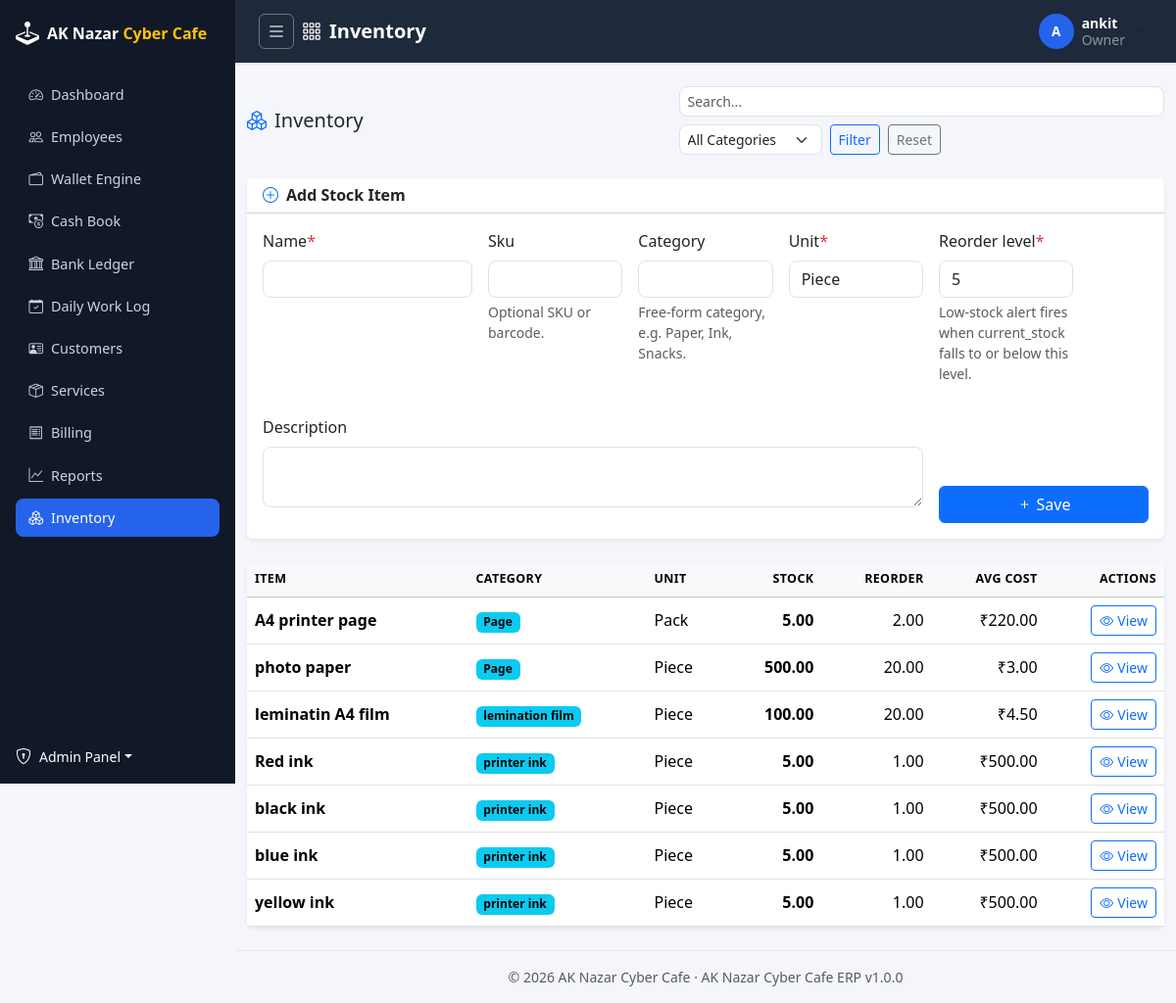
The page /inventory/ (signed in) on the database its author committed.
### apps/accounts/models/user.py (models this page shows, shortened)
class User(BaseModel, AbstractBaseUser, PermissionsMixin):
    username = models.CharField(max_length=150, unique=True, db_index=True)
    email = models.EmailField(unique=True, null=True, blank=True, db_index=True)
    phone = models.CharField(max_length=15, unique=True, null=True, blank=True)
    first_name = models.CharField(max_length=100, blank=True)
    last_name = models.CharField(max_length=100, blank=True)
    is_staff = models.BooleanField(default=False)
    date_joined = models.DateTimeField(auto_now_add=True)
    objects = UserManager()
    USERNAME_FIELD = "username"
    REQUIRED_FIELDS = []
    class Meta:
        ordering = ["-date_joined"]
        verbose_name = "User"
        verbose_name_plural = "Users"
    def get_full_name(self):
        full_name = " ".join(part for part in (self.first_name, self.last_name) if part).strip()
        return full_name or self.username
    def get_short_name(self):
        return self.first_name or self.username

### apps/employees/models/employee.py (models this page shows, shortened)
class Employee(BaseModel):
    user = models.OneToOneField(
        settings.AUTH_USER_MODEL,
        on_delete=models.CASCADE,
        related_name="employee",
        help_text="Login account this employee profile belongs to.",
    )
    employee_code = models.CharField(max_length=20, unique=True, editable=False, db_index=True)
    full_name = models.CharField(max_length=150)
    role = models.CharField(max_length=30, choices=Role.choices, default=Role.STAFF, db_index=True)
    status = models.CharField(
        max_length=30,
        choices=EmploymentStatus.choices,
        default=EmploymentStatus.ACTIVE,
        db_index=True,
    )
    gender = models.CharField(max_length=10, choices=Gender.choices, blank=True)
    date_of_birth = models.DateField(null=True, blank=True)
    date_of_joining = models.DateField(null=True, blank=True)
    personal_phone = models.CharField(max_length=15, blank=True)
    personal_email = models.EmailField(blank=True)
    emergency_contact_name = models.CharField(max_length=150, blank=True)
    emergency_contact_phone = models.CharField(max_length=15, blank=True)
    address_line = models.CharField(max_length=255, blank=True)
    city = models.CharField(max_length=100, blank=True)
    state = models.CharField(max_length=100, blank=True)
    pincode = models.CharField(max_length=10, blank=True)
    id_proof_type = models.CharField(max_length=20, choices=IdProofType.choices, blank=True)
    id_proof_number = models.CharField(max_length=50, blank=True)
    photo = models.ImageField(upload_to="employees/photos/", blank=True, null=True)
    notes = models.TextField(blank=True)
    hourly_rate = money_field(default=0, blank=True)
    can_create_bills = models.BooleanField(
        default=False,
        db_index=True,
        help_text="Grant counter billing & invoice creation access regardless of base role.",
    )
    class Meta:
        ordering = ["-created_at"]
        verbose_name = "Employee"
        verbose_name_plural = "Employees"
        indexes = [
            models.Index(fields=["role", "status"]),
        ]

### apps/inventory/models/inventory.py (models this page shows, shortened)
class StockItem(BaseModel):
    name = models.CharField(max_length=150, unique=True, db_index=True)
    sku = models.CharField(
        max_length=50,
        unique=True,
        blank=True,
        null=True,
        help_text="Optional SKU or barcode.",
    )
    category = models.CharField(
        max_length=50,
        blank=True,
        db_index=True,
        help_text="Free-form category, e.g. Paper, Ink, Snacks.",
    )
    unit = models.CharField(
        max_length=20,
        choices=UnitType.choices,
        default=UnitType.PIECE,
    )
    current_stock = models.DecimalField(
        max_digits=12,
        decimal_places=2,
        default=0,
        help_text="Current quantity in stock. Updated on every movement.",
    )
    reorder_level = models.DecimalField(
        max_digits=12,
        decimal_places=2,
        default=5,
        help_text="Low-stock alert fires when current_stock falls to or below this level.",
    )
    unit_cost = money_field(
        default=0,
        help_text="Weighted average cost per unit. Recalculated on every purchase.",
    )
    description = models.TextField(blank=True)
    class Meta:
        ordering = ["category", "name"]
        verbose_name = "Stock Item"
        verbose_name_plural = "Stock Items"
        indexes = [
            models.Index(fields=["category", "name"]),
            models.Index(fields=["current_stock", "reorder_level"]),
        ]
    @property
    def is_low_stock(self) -> bool:
        return self.current_stock <= self.reorder_level

### apps/inventory/views/inventory.py (the view, shortened to what this page needs)
# urls.py: path("", views.StockItemListView.as_view(), name="list"),
class StockItemListView(LoginRequiredMixin, PermissionRequiredMixin, ListView):
    permission_required = "inventory.view_stockitem"
    template_name = "inventory/item_list.html"
    context_object_name = "items"
    paginate_by = 20
    def get_queryset(self):
        return InventorySelector.list_items(filters={
            "q": self.request.GET.get("q", ""),
            "category": self.request.GET.get("category", ""),
        })
    def get_context_data(self, **kwargs):
        context = super().get_context_data(**kwargs)
        context["page_title"] = "Inventory"
        context["q"] = self.request.GET.get("q", "")
        context["selected_category"] = self.request.GET.get("category", "")
        context["categories"] = InventorySelector.categories()
        context["low_stock_count"] = InventorySelector.count_low_stock()
        if context["low_stock_count"]:
            low_items = list(InventorySelector.low_stock_items())
            context["whatsapp_url"] = NotificationService.get_low_stock_whatsapp_url(low_items)
        if self.request.user.has_perm("inventory.add_stockitem"):
            context["item_form"] = StockItemForm()
        return context

### apps/inventory/forms/inventory_forms.py (shortened to what this page needs)
class StockItemForm(forms.ModelForm):
    class Meta:
        model = StockItem
        fields = [
            "name",
            "sku",
            "category",
            "unit",
            "reorder_level",
            "description",
        ]
        widgets = {
            "reorder_level": forms.NumberInput(attrs={"step": "0.01", "min": "0"}),
            "description": forms.Textarea(attrs={"rows": 2}),
        }

### apps/common/context_processors.py (called while the page is built)
def erp_context(request):
    return {
        "ERP_APP_NAME": settings.ERP_APP_NAME,
        "ERP_APP_VERSION": settings.ERP_APP_VERSION,
        "ERP_COMPANY_NAME": settings.ERP_COMPANY_NAME,
        "ERP_COMPANY_ADDRESS": settings.ERP_COMPANY_ADDRESS,
    }

### apps/common/managers.py (called while the page is built)
    def get_queryset(self):
        return super().get_queryset().filter(deleted_at__isnull=True)

### apps/common/templatetags/erp_tags.py (called while the page is built)
@register.filter(name="inr")
def inr(value, decimal_places: int = 2) -> str:
    if value in (None, ""):
        return "\u20b90.00"
    try:
        amount = Decimal(str(value))
    except Exception:
        return str(value)
    amount = amount.quantize(Decimal("1." + "0" * decimal_places), rounding=ROUND_HALF_UP)
    formatted = number_format(amount, decimal_pos=decimal_places, use_l10n=True)
    return f"\u20b9{formatted}"

@register.filter(name="add_class")
def add_class(field, css_class: str):
    return field.as_widget(attrs={"class": css_class})

### apps/inventory/selectors/inventory_selector.py (called while the page is built)
    @staticmethod
    def list_items(filters: dict | None = None):
        filters = filters or {}
        queryset = StockItem.objects.order_by("category", "name")
        q = str(filters.get("q", "")).strip()
        if q:
            queryset = queryset.filter(
                Q(name__icontains=q) | Q(sku__icontains=q) | Q(category__icontains=q)
            )
        category = str(filters.get("category", "")).strip()
        if category:
            queryset = queryset.filter(category__iexact=category)
        return queryset

    @staticmethod
    def count_low_stock() -> int:
        return StockItem.objects.filter(
            current_stock__lte=F("reorder_level"),
        ).count()

    @staticmethod
    def categories() -> list[str]:
        return list(
            StockItem.objects.exclude(category="")
            .values_list("category", flat=True)
            .distinct()
            .order_by("category")
        )

### templates/inventory/item_list.html (shortened to what this page needs)
{% extends "base.html" %}
{% load erp_tags %}
{% block content %}
<div class="d-flex flex-wrap align-items-center justify-content-between gap-2 mb-4">
    <h5 class="mb-0"><i class="bi bi-boxes me-2 text-primary"></i>Inventory</h5>
    <div class="d-flex flex-wrap gap-2 align-items-center">
        <form method="get" class="d-flex flex-wrap gap-2 align-items-center">
            <input type="text" name="q" class="form-control form-control-sm" placeholder="Search..."
                   value="{{ q }}">
            <select name="category" class="form-select form-select-sm" style="width: auto;">
                <option value="">All Categories</option>
            </select>
            <button class="btn btn-sm btn-outline-primary">Filter</button>
            <a href="{% url 'inventory:list' %}" class="btn btn-sm btn-outline-secondary">Reset</a>
        </form>
    </div>
</div>
{% if item_form %}
    <div class="card shadow-sm border-0 mb-4">
        <div class="card-header bg-white">
            <h6 class="mb-0 fw-semibold"><i class="bi bi-plus-circle me-2 text-primary"></i>Add Stock Item</h6>
        </div>
        <div class="card-body">
            <form method="post" class="row g-3">
                <div class="col-md-3">{% include "includes/field.html" with field=item_form.name %}</div>
                <div class="col-md-2">{% include "includes/field.html" with field=item_form.sku %}</div>
                <div class="col-md-2">{% include "includes/field.html" with field=item_form.category %}</div>
                <div class="col-md-2">{% include "includes/field.html" with field=item_form.unit %}</div>
                <div class="col-md-2">{% include "includes/field.html" with field=item_form.reorder_level %}</div>
                <div class="col-md-9">{% include "includes/field.html" with field=item_form.description %}</div>
                <div class="col-md-3 d-flex align-items-end">
                    <button type="submit" class="btn btn-primary w-100"><i class="bi bi-plus me-1"></i>Save</button>
                </div>
            </form>
        </div>
    </div>
{% endif %}
<div class="card shadow-sm border-0">
    <div class="table-responsive">
        <table class="table table-hover align-middle mb-0">
            <thead class="table-light">
                <tr>
                    <th scope="col">Item</th>
                    <th scope="col">Category</th>
                    <th scope="col">Unit</th>
                    <th scope="col" class="text-end">Stock</th>
                    <th scope="col" class="text-end">Reorder</th>
                    <th scope="col" class="text-end">Avg Cost</th>
                    <th scope="col" class="text-end">Actions</th>
                </tr>
            </thead>
            <tbody>
                {% for item in items %}
                    <tr>
                        <td class="fw-semibold">
                            {{ item.name }}
                        </td>
                        <td>
                            {% if item.category %}
                                <span class="badge text-bg-info">{{ item.category }}</span>
                            {% else %}
                                <span class="text-muted">—</span>
                            {% endif %}
                        </td>
                        <td>{{ item.get_unit_display }}</td>
                        <td class="text-end fw-semibold {% if item.is_low_stock %}text-danger{% endif %}">
                            {{ item.current_stock }}
                        </td>
                        <td class="text-end">{{ item.reorder_level }}</td>
                        <td class="text-end">{{ item.unit_cost|inr }}</td>
                        <td class="text-end">
                            <a href="{% url 'inventory:detail' item.pk %}" class="btn btn-sm btn-outline-primary">
                                <i class="bi bi-eye me-1"></i>View
                            </a>
                        </td>
                    </tr>
                {% endfor %}
            </tbody>
        </table>
    </div>
</div>
{% endblock %}

### templates/includes/topbar.html (shortened to what this page needs)
<nav class="app-topbar d-flex align-items-center justify-content-between px-3 px-md-4">
    <div class="d-flex align-items-center gap-2">
        <button class="btn btn-sm btn-outline-light d-flex align-items-center justify-content-center p-2 rounded-2 border-secondary" type="button" id="sidebarToggle" title="Toggle Dashboard Sidebar (Expand/Collapse)" style="width: 36px; height: 36px;">
            <i class="bi bi-list fs-5"></i>
        </button>
        <h5 class="mb-0 text-white fw-semibold d-flex align-items-center">
            <i class="bi bi-grid-3x3-gap me-2"></i>{{ page_title|default:"Dashboard" }}
        </h5>
    </div>
    <div class="d-flex align-items-center gap-3">
        <div class="dropdown">
            <button class="btn btn-user dropdown-toggle d-flex align-items-center gap-2" type="button" data-bs-toggle="dropdown">
                <span class="user-avatar d-inline-flex align-items-center justify-content-center">
                    {{ request.user.get_short_name|slice:":1"|upper }}
                </span>
                <span class="d-none d-md-inline text-start lh-sm">
                    <span class="d-block small fw-semibold text-white">{{ request.user.get_full_name }}</span>
                    <span class="d-block small text-white-50">
                        {% if request.user.employee %}{{ request.user.employee.get_role_display }}{% else %}Administrator{% endif %}
                    </span>
                </span>
            </button>
        </div>
    </div>
</nav>

### templates/includes/field.html (shortened to what this page needs)
{% load erp_tags %}
<div class="mb-3">
    <label for="{{ field.id_for_label }}" class="form-label">
        {{ field.label }}{% if field.field.required %}<span class="text-danger">*</span>{% endif %}
    </label>
    {{ field|add_class:"form-control" }}
    {% if field.help_text %}<div class="form-text">{{ field.help_text }}</div>{% endif %}
</div>

### static/css/site.css (style rules this page uses)
:root { --erp-sidebar-bg: #111827; --erp-sidebar-hover: #1f2937; --erp-sidebar-active: #2563eb; --erp-topbar-bg: #1e293b; --erp-accent: #2563eb; --erp-accent-warm: #f59e0b; --erp-content-bg: #f4f6fb; }
body { background: var(--erp-content-bg); font-family: "Segoe UI", system-ui, -apple-system, Roboto, "Helvetica Neue", sans-serif; }
.app-topbar { background: var(--erp-topbar-bg); min-height: 64px; box-shadow: 0 1px 3px rgba(0, 0, 0, 0.1); }
.btn-user { background: transparent; border: none; padding: 0.25rem 0.5rem; }
.user-avatar, .user-avatar-sm, .user-avatar-lg { display: inline-flex; align-items: center; justify-content: center; background: var(--erp-accent); color: #fff; font-weight: 700; border-radius: 50%; flex-shrink: 0; }
.user-avatar { width: 36px; height: 36px; font-size: 0.85rem; }
.form-control, .form-select { border-radius: 0.5rem; }
.table thead th { font-size: 0.78rem; text-transform: uppercase; letter-spacing: 0.03em; }

### rows shown on the page
User: user.get_short_name "A", user.get_full_name "ankit", user.employee.role "Owner"
StockItem: name "A4 printer page", category "Page", unit "Pack", current_stock "5.00", reorder_level "2.00", unit_cost|inr "₹220.00"
StockItem: name "photo paper", category "Page", unit "Piece", current_stock "500.00", reorder_level "20.00", unit_cost|inr "₹3.00"
StockItem: name "leminatin A4 film", category "lemination film", unit "Piece", current_stock "100.00", reorder_level "20.00", unit_cost|inr "₹4.50"
StockItem: name "Red ink", category "printer ink", unit "Piece", current_stock "5.00", reorder_level "1.00", unit_cost|inr "₹500.00"
StockItem: name "black ink", category "printer ink", unit "Piece", current_stock "5.00", reorder_level "1.00", unit_cost|inr "₹500.00"
StockItem: name "blue ink", category "printer ink", unit "Piece", current_stock "5.00", reorder_level "1.00", unit_cost|inr "₹500.00"
StockItem: name "yellow ink", category "printer ink", unit "Piece", current_stock "5.00", reorder_level "1.00", unit_cost|inr "₹500.00"

### other values the page prints
{{ page_title|default:"Dashboard" }} "Inventory"
{{ field.label }} "Name Sku Category Unit Reorder level Description"
{{ field.help_text }} "Optional SKU or barcode. Free-form category, e.g. Paper, Ink, Snacks. Low-stock alert fires when current_stock falls to or below this level."
{{ ERP_COMPANY_NAME }} "AK Nazar Cyber Cafe"
{{ ERP_APP_NAME }} "AK Nazar Cyber Cafe ERP"
{{ ERP_APP_VERSION }} "1.0.0"
